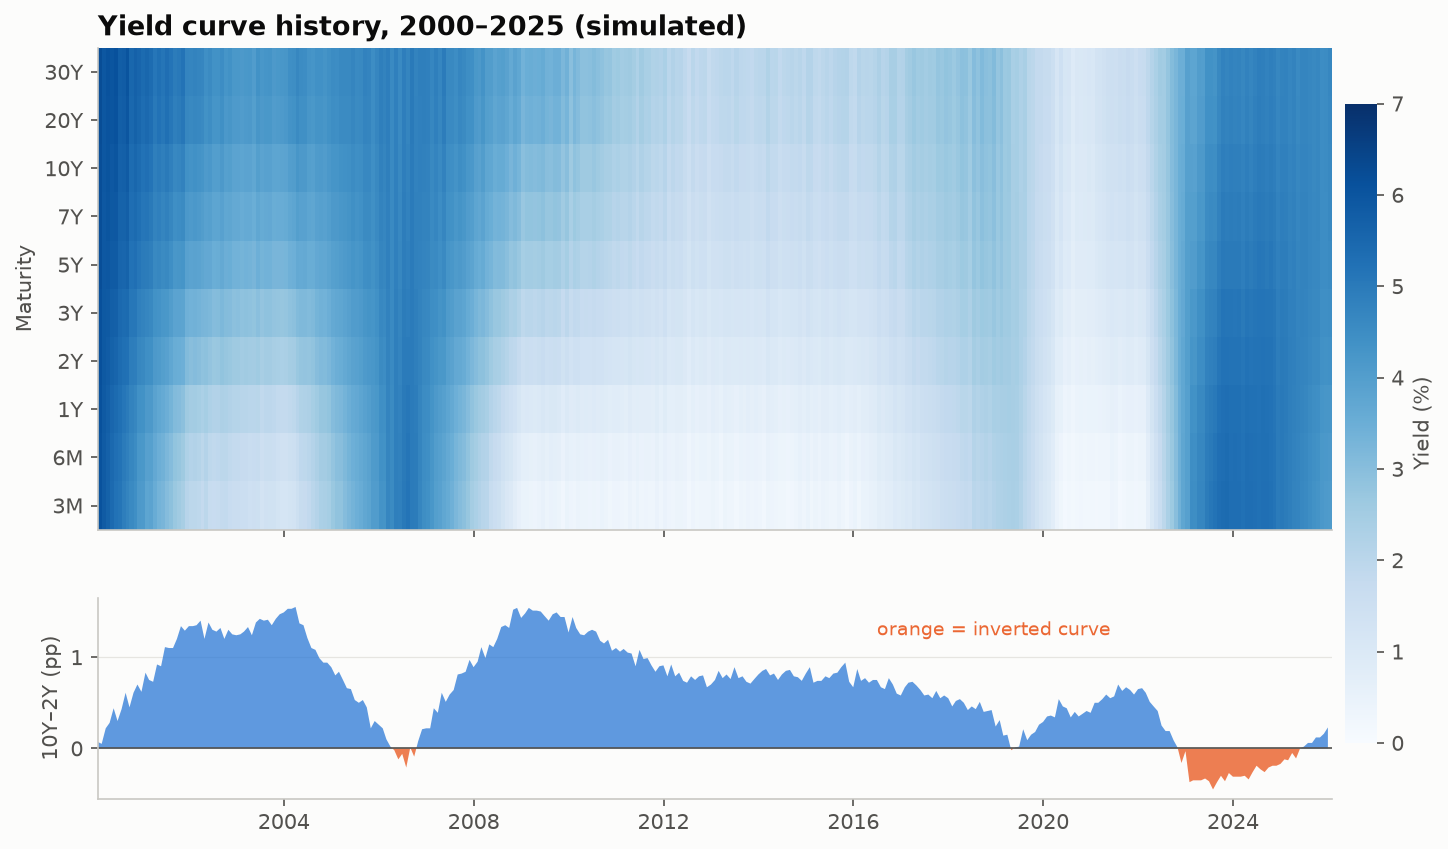

The Python source for this figure:
"""
Yield Curve History (Heatmap + Spread)  -  family: Finance & investment

DESIGN PURPOSE
Shows the whole term structure through time as a heatmap (maturity × date,
color = yield), with the 10Y–2Y spread in a panel below. Decades of rate
cycles, curve flattening and inversions fit in one figure.

WHEN TO USE
  - Show how the entire yield curve evolved over years or decades
  - Relate policy-rate cycles to curve shape and inversions
  - Use as long-horizon macro context for fixed-income or allocation reports

AVOID WHEN
  - Readers need exact yields on a given day (use a table or a single-date
    curve)
  - Using a rainbow colormap (it creates false bands); use one hue, light to
    dark

ALTERNATIVES
  - Small-multiple yield curves by year
  - Lines for 2Y and 10Y yields over time

EXAMPLE
Monthly curves for 2000–2025 generated with a Nelson–Siegel model whose level
and slope loosely follow past US rate cycles (simulated, not actual data).

NOTE: Educational examples with simulated or historical data. Not investment
advice; past performance does not predict future returns.

Run:  python yield_curve_history.py
"""
import sys
from pathlib import Path

import numpy as np
import pandas as pd
import matplotlib.pyplot as plt

# Library style: categorical colors in fixed order, recessive axes, hairline grid.
PALETTE = ["#2a78d6", "#eb6834", "#1baf7a", "#eda100",
           "#e87ba4", "#008300", "#6250d6", "#e34948"]
SEQ_CMAP = "Blues"      # sequential: one hue, light -> dark
DIV_CMAP = "RdBu_r"     # diverging: two opposite hues, neutral midpoint
GRAY = "#b8b7b1"        # de-emphasised marks
plt.rcParams.update({
    "figure.figsize": (8, 4.8), "figure.dpi": 110, "figure.facecolor": "#fcfcfb",
    "axes.facecolor": "#fcfcfb", "axes.edgecolor": "#c9c8c3", "axes.linewidth": 0.8,
    "axes.spines.top": False, "axes.spines.right": False,
    "axes.grid": True, "grid.color": "#e6e5e1", "grid.linewidth": 0.6, "axes.axisbelow": True,
    "axes.prop_cycle": plt.cycler(color=PALETTE),
    "axes.titlesize": 13, "axes.titleweight": "bold", "axes.titlelocation": "left",
    "axes.labelcolor": "#52514e", "xtick.color": "#52514e", "ytick.color": "#52514e",
    "text.color": "#0b0b0b", "font.size": 10, "lines.linewidth": 2,
    "legend.frameon": False,
})

# --- Example data ------------------------------------------------------------
rng = np.random.default_rng(17)
dates = pd.date_range("2000-01-31", "2025-12-31", freq="ME")
t = dates.year + (dates.month - 1) / 12
anchors_short = {2000: 6.0, 2001.9: 1.8, 2004: 1.0, 2006.5: 5.2, 2008.9: 0.2, 2015.9: 0.2,
                 2019.3: 2.4, 2020.3: 0.1, 2022.0: 0.2, 2023.0: 4.4, 2023.6: 5.4, 2024.6: 5.3, 2025.9: 4.0}
anchors_long = {2000: 6.3, 2003: 4.3, 2007: 4.9, 2012.5: 2.0, 2016: 2.2, 2018.8: 3.1, 2020.5: 1.0,
                2022.0: 1.9, 2023.0: 3.8, 2023.8: 4.8, 2025.9: 4.6}
short = np.interp(t, list(anchors_short), list(anchors_short.values())) + rng.normal(0, 0.06, len(t))
level = np.interp(t, list(anchors_long), list(anchors_long.values())) + rng.normal(0, 0.12, len(t))
curve = rng.normal(0, 0.3, len(t)).cumsum() * 0.05

maturities = ["3M", "6M", "1Y", "2Y", "3Y", "5Y", "7Y", "10Y", "20Y", "30Y"]
tau = np.array([0.25, 0.5, 1, 2, 3, 5, 7, 10, 20, 30])
lam = 1.8
f1 = (1 - np.exp(-tau / lam)) / (tau / lam)
f2 = f1 - np.exp(-tau / lam)
beta1 = short - level                                 # Nelson-Siegel slope factor
yields = level[:, None] + beta1[:, None] * f1 + curve[:, None] * f2
yields = pd.DataFrame(np.clip(yields, 0.05, None), index=dates, columns=maturities).round(2)
yields["spread_10y_2y"] = yields["10Y"] - yields["2Y"]
yields.iloc[::60]

# --- Plot --------------------------------------------------------------------
fig, (ax, axs) = plt.subplots(2, 1, figsize=(11, 6.5), sharex=True,
                              gridspec_kw={"height_ratios": [2.4, 1]})
z = yields[maturities].to_numpy().T
x_edges = yields.index.append(pd.DatetimeIndex([yields.index[-1] + pd.offsets.MonthEnd(1)]))
mesh = ax.pcolormesh(x_edges, np.arange(len(maturities) + 1), z, cmap=SEQ_CMAP, vmin=0, vmax=7)
ax.set_yticks(np.arange(len(maturities)) + 0.5, maturities)
ax.set_ylabel("Maturity")
ax.grid(False)
ax.set_title("Yield curve history, 2000–2025 (simulated)")

s = yields["spread_10y_2y"]
axs.fill_between(s.index, s, 0, where=s >= 0, color=PALETTE[0], alpha=0.75, linewidth=0, interpolate=True)
axs.fill_between(s.index, s, 0, where=s < 0, color=PALETTE[1], alpha=0.85, linewidth=0, interpolate=True)
axs.axhline(0, color="#52514e", linewidth=0.8)
axs.set_ylabel("10Y–2Y (pp)")
axs.text(pd.Timestamp("2016-06-30"), s.max() * 0.8, "orange = inverted curve", color=PALETTE[1], fontsize=9)
axs.grid(axis="x", visible=False)
cb = fig.colorbar(mesh, ax=[ax, axs], fraction=0.025, pad=0.01)
cb.set_label("Yield (%)")
cb.outline.set_visible(False)

# --- Save / show -------------------------------------------------------------
out = Path(__file__).with_name(Path(__file__).stem + ".png")
fig.savefig(out, dpi=150, bbox_inches="tight")
print(f"saved {out}")
if "--no-show" not in sys.argv:
    plt.show()
